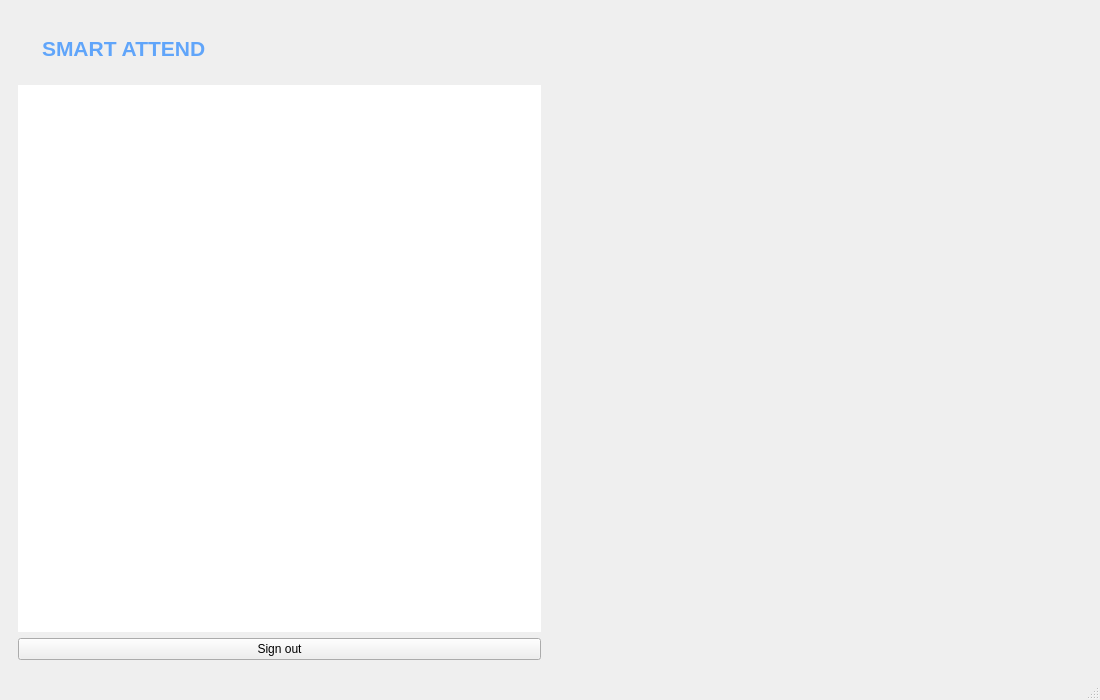
<?xml version="1.0" encoding="UTF-8"?>
<ui version="4.0"><class>MainWindow</class><widget class="QMainWindow" name="MainWindow">
<property name="windowTitle"><string>Smart Attendance Management System</string></property><property name="minimumSize"><size><width>1100</width><height>700</height></size></property>
<widget class="QWidget" name="centralwidget"><layout class="QHBoxLayout"><property name="spacing"><number>0</number></property>
<item><widget class="QFrame" name="sidebar"><property name="minimumSize"><size><width>220</width><height>0</height></size></property><layout class="QVBoxLayout">
<item><widget class="QLabel" name="brandLabel"><property name="text"><string>SMART ATTEND</string></property><property name="styleSheet"><string>font-size:16pt;font-weight:700;padding:18px;color:#60a5fa;</string></property></widget></item>
<item><widget class="QListWidget" name="navigation"><property name="frameShape"><enum>QFrame::NoFrame</enum></property></widget></item><item><widget class="QPushButton" name="logoutButton"><property name="text"><string>Sign out</string></property></widget></item></layout></widget></item>
<item><widget class="QStackedWidget" name="pages"/></item></layout></widget><widget class="QStatusBar" name="statusbar"/></widget><resources/><connections/></ui>
